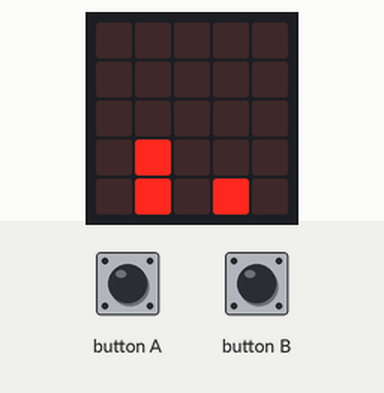
Recording of a program running on a simulated BBC micro:bit (MakeCode). Parts: the board's 5×5 LED display. Random numbers come from a fixed seed; the run ends where the board's game-over animation would start. At 1.5 s the program stops and its outputs stay as they are.

Above: at 0.1 s.
At 0.6 s:
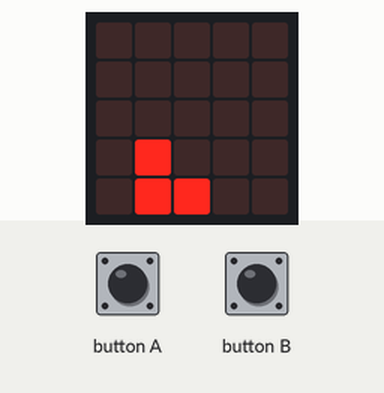
At 1.1 s:
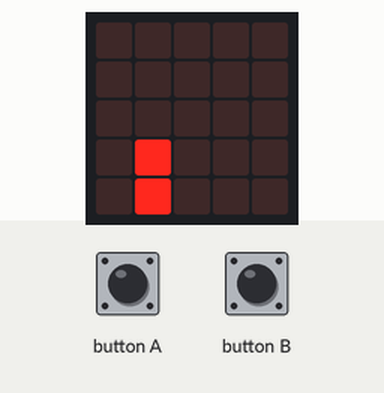

The program:

main.ts
```typescript
input.onButtonPressed(Button.A, function () {
    jugadorArriba.change(LedSpriteProperty.Y, -1)
    jugadorAbajo.change(LedSpriteProperty.Y, -1)
    basic.pause(1000)
    jugadorArriba.change(LedSpriteProperty.Y, 1)
    jugadorAbajo.change(LedSpriteProperty.Y, 1)
})
input.onButtonPressed(Button.B, function () {
    jugadorArriba.change(LedSpriteProperty.X, 1)
    jugadorArriba.change(LedSpriteProperty.Y, 1)
    basic.pause(1000)
    jugadorArriba.change(LedSpriteProperty.X, -1)
    jugadorArriba.change(LedSpriteProperty.Y, -1)
})
let jugadorAbajo: game.LedSprite = null
let jugadorArriba: game.LedSprite = null
jugadorArriba = game.createSprite(1, 3)
jugadorAbajo = game.createSprite(1, 4)
let obstaculo = game.createSprite(4, 4)
basic.forever(function () {
    obstaculo.change(LedSpriteProperty.X, -1)
    basic.pause(500)
    if (obstaculo.get(LedSpriteProperty.X) == 0) {
        obstaculo.set(LedSpriteProperty.X, 4)
        obstaculo.set(LedSpriteProperty.Y, randint(3, 4))
    }
    if (obstaculo.isTouching(jugadorAbajo)) {
        game.gameOver()
    }
    if (obstaculo.isTouching(jugadorArriba)) {
        game.gameOver()
    }
})
```

test.ts
```typescript
// aquí va el archivo "tests"; esto no se compilará cuando este paquete se utilice como una extensión.
```

Measured:
- what the display in image 1 shows lasts 0.5 s, from 0.5 s to 1.0 s
